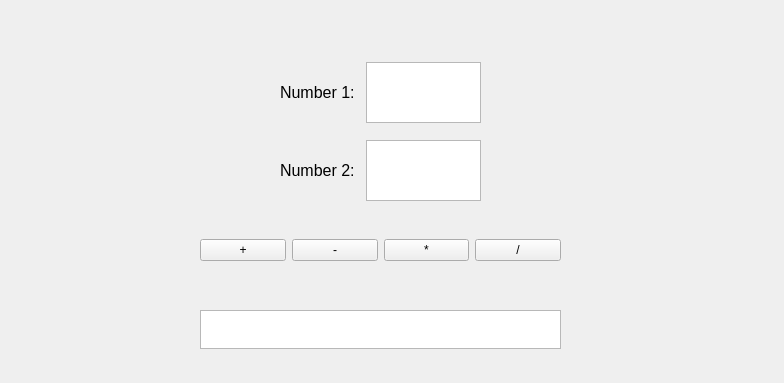
<?xml version="1.0" encoding="UTF-8"?>
<ui version="4.0">
 <class>MainWindow</class>
 <widget class="QMainWindow" name="MainWindow">
  <property name="geometry">
   <rect>
    <x>0</x>
    <y>0</y>
    <width>784</width>
    <height>383</height>
   </rect>
  </property>
  <property name="sizePolicy">
   <sizepolicy hsizetype="Fixed" vsizetype="Fixed">
    <horstretch>0</horstretch>
    <verstretch>0</verstretch>
   </sizepolicy>
  </property>
  <property name="windowTitle">
   <string>MainWindow</string>
  </property>
  <widget class="QWidget" name="centralwidget">
   <widget class="QWidget" name="horizontalLayoutWidget">
    <property name="geometry">
     <rect>
      <x>280</x>
      <y>62</y>
      <width>201</width>
      <height>61</height>
     </rect>
    </property>
    <layout class="QHBoxLayout" name="horizontalLayout">
     <item>
      <widget class="QLabel" name="label">
       <property name="font">
        <font>
         <pointsize>12</pointsize>
        </font>
       </property>
       <property name="text">
        <string>Number 1: </string>
       </property>
      </widget>
     </item>
     <item>
      <widget class="QTextEdit" name="Number1TE">
       <property name="font">
        <font>
         <pointsize>12</pointsize>
        </font>
       </property>
      </widget>
     </item>
    </layout>
   </widget>
   <widget class="QWidget" name="horizontalLayoutWidget_2">
    <property name="geometry">
     <rect>
      <x>280</x>
      <y>140</y>
      <width>201</width>
      <height>61</height>
     </rect>
    </property>
    <layout class="QHBoxLayout" name="horizontalLayout_2">
     <item>
      <widget class="QLabel" name="label_2">
       <property name="font">
        <font>
         <pointsize>12</pointsize>
        </font>
       </property>
       <property name="text">
        <string>Number 2: </string>
       </property>
      </widget>
     </item>
     <item>
      <widget class="QTextEdit" name="Number2TE">
       <property name="font">
        <font>
         <pointsize>12</pointsize>
        </font>
       </property>
      </widget>
     </item>
    </layout>
   </widget>
   <widget class="QWidget" name="horizontalLayoutWidget_3">
    <property name="geometry">
     <rect>
      <x>200</x>
      <y>210</y>
      <width>361</width>
      <height>81</height>
     </rect>
    </property>
    <layout class="QHBoxLayout" name="horizontalLayout_3">
     <item>
      <widget class="QPushButton" name="plusPB">
       <property name="text">
        <string>+</string>
       </property>
      </widget>
     </item>
     <item>
      <widget class="QPushButton" name="minusPB">
       <property name="text">
        <string>-</string>
       </property>
      </widget>
     </item>
     <item>
      <widget class="QPushButton" name="multiplyPB">
       <property name="text">
        <string>*</string>
       </property>
      </widget>
     </item>
     <item>
      <widget class="QPushButton" name="dividePB">
       <property name="text">
        <string>/</string>
       </property>
      </widget>
     </item>
    </layout>
   </widget>
   <widget class="QTextEdit" name="resultTE">
    <property name="geometry">
     <rect>
      <x>200</x>
      <y>310</y>
      <width>361</width>
      <height>39</height>
     </rect>
    </property>
   </widget>
  </widget>
 </widget>
 <resources>
  <include location="../recursos/recursos_1.qrc"/>
 </resources>
 <connections/>
</ui>
